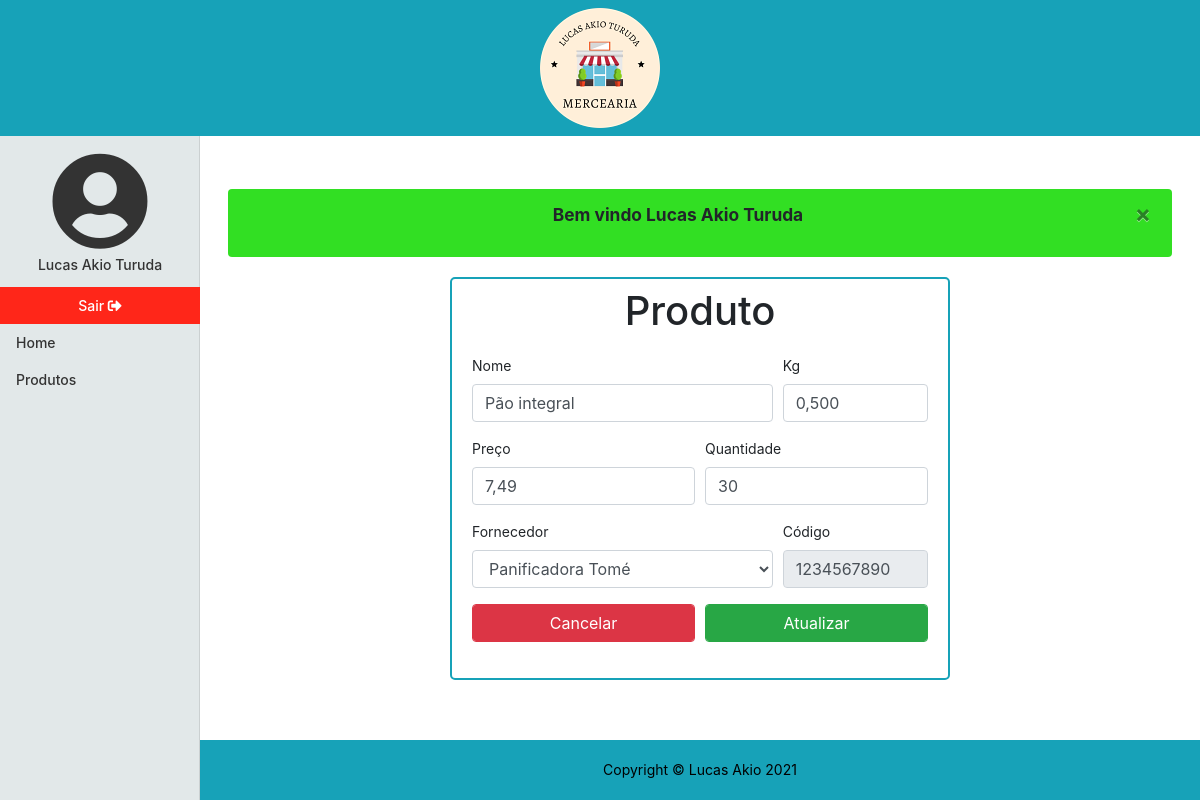
The app's page /produtos/editar/&id=1 (signed in), older data.
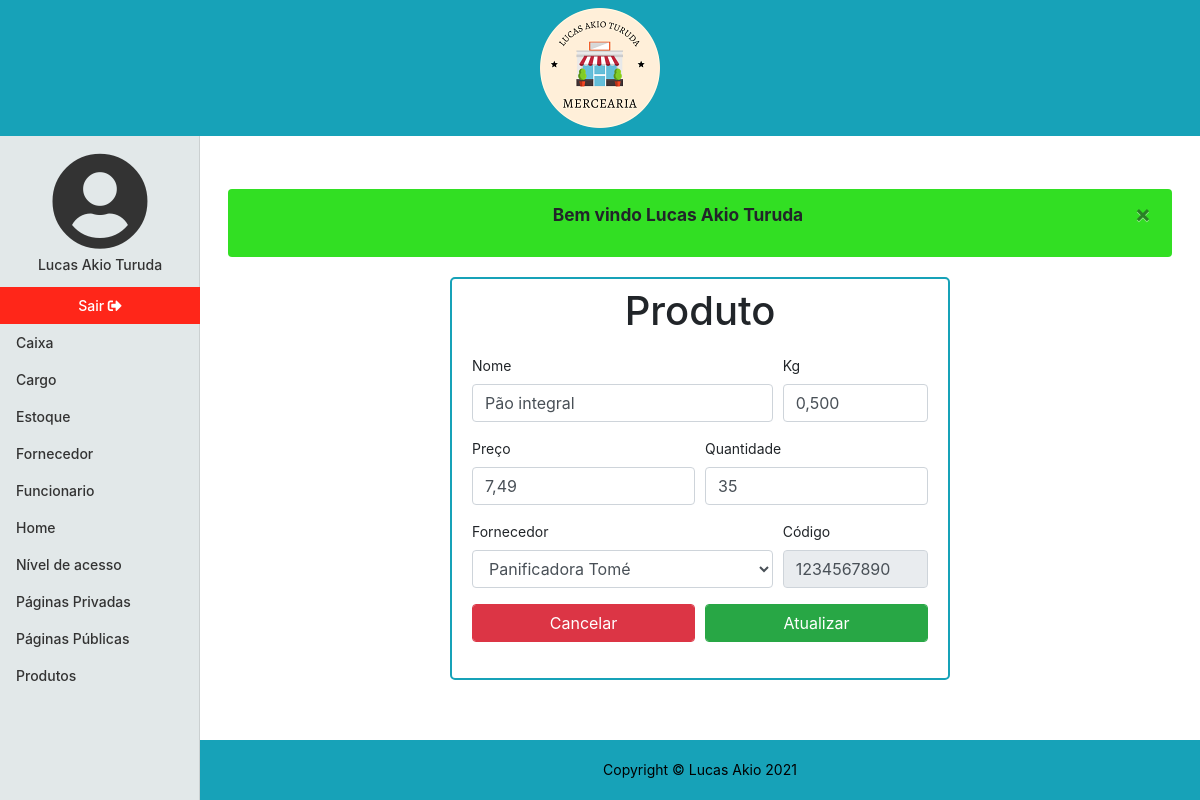
The same page, newer data.
### tables this page shows
CREATE TABLE `produto` (
  `id` int NOT NULL AUTO_INCREMENT,
  `nome` varchar(30) NOT NULL,
  `preco` double NOT NULL,
  `fornecedor_id` int NOT NULL,
  `codigo_id` int NOT NULL,
  `kilograma` double NOT NULL DEFAULT '0',
  `dt_registro` datetime NOT NULL,
  PRIMARY KEY (`id`,`fornecedor_id`,`codigo_id`),
  KEY `fk_produto_fornecedor_idx` (`fornecedor_id`),
  KEY `fk_produto_codigo_idx` (`codigo_id`),
  CONSTRAINT `fk_produto_codigo` FOREIGN KEY (`codigo_id`) REFERENCES `codigo` (`id`) ON DELETE CASCADE ON UPDATE CASCADE,
  CONSTRAINT `fk_produto_fornecedor` FOREIGN KEY (`fornecedor_id`) REFERENCES `fornecedor` (`id`)
);

CREATE TABLE `estoque` (
  `id` int NOT NULL AUTO_INCREMENT,
  `produto_id` int NOT NULL,
  `quantidade` int NOT NULL,
  PRIMARY KEY (`id`,`produto_id`),
  KEY `fk_estoque_produto_idx` (`produto_id`) /*!80000 INVISIBLE */,
  CONSTRAINT `fk_estoque_produto` FOREIGN KEY (`produto_id`) REFERENCES `produto` (`id`) ON DELETE CASCADE ON UPDATE CASCADE
);

CREATE TABLE `fornecedor` (
  `id` int NOT NULL AUTO_INCREMENT,
  `nome` varchar(50) NOT NULL,
  `cnpj` varchar(18) NOT NULL,
  `dt_registro` datetime NOT NULL,
  PRIMARY KEY (`id`),
  UNIQUE KEY `cnpj_UNIQUE` (`cnpj`)
);

CREATE TABLE `codigo` (
  `id` int NOT NULL AUTO_INCREMENT,
  `barra` varchar(43) NOT NULL DEFAULT '1234567890',
  PRIMARY KEY (`id`),
  UNIQUE KEY `barra_UNIQUE` (`barra`)
);

### core/ConfigController.php (called while the page is built, shortened)
<?php
class ConfigController
{
    private string $urlMetodo;
    public function __construct()
    {
        if(!empty(filter_input(INPUT_GET,"url",FILTER_SANITIZE_URL)))
        {
            $this->url = filter_input(INPUT_GET,"url",FILTER_SANITIZE_URL);
            $this->urlDividida = explode('/',$this->url,);
            if(isset($this->urlDividida[1]) && !empty($this->urlDividida[1]))
            {
                $this->urlMetodo = $this->urlDividida[1];
            }
            else{
                $this->urlMetodo = "index";
            }
        }
        else{
            $this->urlController = "login";
            $this->urlMetodo = "index";
        }
    }
    public function carregar()
    {
        $metodo = $this->urlMetodo;
        $pagina = new $classe();
        $pagina->$metodo();
    }
}
?>

### index.php (called while the page is built, shortened)
<?php
$url = new Core\ConfigController();
$url->carregar();
?>

### app/Model/Model.php (called while the page is built, shortened)
<?php
class Model extends Conexao
{
    protected $conn;
    private $resultado;
    function __construct()
    {
        $this->conn = parent::conectar();
    }
    final protected function projetarExpecifico($query,$parametros = array(), bool $unico = true)
    {
        $this->query = $this->conn->prepare($query);
        $this->parametros($this->query,$parametros);
        $this->query->execute();
        if($unico){
            $this->resultado = $this->query->fetch(PDO::FETCH_ASSOC);
        }
        else{
            $this->resultado = $this->query->fetchAll(PDO::FETCH_ASSOC);
        }
        return $this->resultado;
    }
    private function parametros($query,$parametros = array()): void
    {
        foreach($parametros as $parametro => $valor)
        {
            $this->valoresParam($query,$parametro,$valor);
        }
    }
    private function valoresParam($query,$parametro,$valor): void
    {
        $query->bindParam(":$parametro",$valor);
    }
}
?>

### app/Model/Conexao.php (called while the page is built, shortened)
<?php
class Conexao
{
   private $bdType = "mysql";
   private $host = "localhost";
   private $user = "root";
   private $password = "root";
   private $port = 3306;
   private $bdname = "mercearia";
   protected function conectar()
   {
       try{
            $con = new PDO($this->bdType.':host='.$this->host.';port='.$this->port.';dbname='.$this->bdname, $this->user, $this->password);
            $con->setAttribute(PDO::ATTR_ERRMODE, PDO::ERRMODE_EXCEPTION);
            return $con;
       }
       catch(PDOException $e)
       {
           $alerta = new \App\Model\Alerta();
           $msg= $alerta->alertaFalha("Não foi possivel realizar uma conexão com o site, tente novamente!");
           $_SESSION['msg'] = $msg;
            header("Location:". URL . "paginaInvalida/index");
            exit();
       }
   }
}

### app/Model/Produtos.php (called while the page is built, shortened)
<?php
    class Produtos extends Model
    {
        public function editar($id): array
        {
            $produto = parent::projetarExpecifico(
            "SELECT p.id, p.nome, p.preco, p.fornecedor_id, f.nome AS fornecedor, p.codigo_id, c.barra AS codigo, p.kilograma, e.quantidade AS quantidade, p.dt_registro
            FROM produto p
            INNER JOIN fornecedor f
            ON p.fornecedor_id = f.id
            INNER JOIN codigo c
            ON p.codigo_id = c.id
            INNER JOIN estoque e
            ON p.id = e.produto_id
            WHERE p.id = :id LIMIT 1",$id,false);
            if(!empty($produto)){
                return $produto;
            }
            exit();
        }
    }
?>

### app/View/produto/editar.php (the view, shortened to what the changed rows need)
<!DOCTYPE html>
<html lang="pt-br">
<head>
    <link rel="stylesheet" href="https://cdn.jsdelivr.net/npm/bootstrap@4.6.0/dist/css/bootstrap.min.css">
    <link href="<?php echo URL; ?>app/Assets/css/mercearia.css" rel="stylesheet">
    <link href="<?php echo URL; ?>app/Assets/fontawesome/css/all.css" rel="stylesheet">
</head>
<?php
include_once "app/View/include/header.php";
?>
<div class="container-fluid">
    <div class="row">
        <?php
        include_once "app/View/include/menulateral.php";
        ?>
        <div class="col-md-9 ml-auto col-lg-10 principal">
            <main role="main" class="m-2">
                <?php
                if (isset($_SESSION['msg'])) {
                    echo $_SESSION['msg'];
                }
                $produto = $this->dados[0];
                ?>
                <div id="form-atualizar">
                    <h1 class="text-center mt-2">Produto</h1>
                    <form action="<?php echo URL; ?>produtos/atualizar" method="POST" id='form-atualizar-produto'>
                        <div class="form-row">
                            <div class="form-group col-12 col-sm-8">
                                <label for="form_nome">Nome</label>
                                <input type="text" name="nome" class="form-control <?php echo isset($_SESSION['Erro_form']['nome']) ? 'is-invalid' : '' ?>" aria-describedby="serverNome" id="form-nome" value="<?php echo $produto['nome'] ?>">
                            </div>
                            <div class="form-group col-4 col-sm-4">
                                <label for="form_kilograma">Kg</label>
                                <input type="text" name="kilograma" id="form-kilograma" class="form-control <?php echo isset($_SESSION['Erro_form']['kilograma']) ? 'is-invalid' : '' ?>" value="<?php echo number_format($produto['kilograma'], 3, ',', '.') ?>">
                            </div>
                            <div class="form-group col-4 col-sm-6">
                                <label for="form_preco">Preço</label>
                                <input type="text" name="preco" id="form-preco" class="form-control <?php echo isset($_SESSION['Erro_form']['preco']) ? 'is-invalid' : '' ?>" aria-describedby="serverPreco" value="<?php echo number_format($produto['preco'], 2, ',', '.')?>">
                            </div>
                            <div class="form-group col-4 col-sm-6">
                                <label for="form_quantidade">Quantidade</label>
                                <input type="number" name="quantidade" id="form-quantidade" min="1" class="form-control <?php echo isset($_SESSION['Erro_form']['quantidade']) ? 'is-invalid' : '' ?>" aria-describedby="serverQuantidade" value="<?php echo $produto['quantidade'] ?>" min="0" step="1">
                            </div>
                        </div>
                        <div class="form-row">
                            <div class="form-group col-12 col-sm-8">
                                <label for="form_fornecedor">Fornecedor</label>
                                <select name="fornecedor_id" id="form-fornecedor_id" class="form-control <?php echo isset($_SESSION['Erro_form']['fornecedor_id']) ? 'is-invalid' : '' ?>" aria-describedby="serverFornecedor_id">
                                    <option value="<?php echo $produto['fornecedor_id'] ?>" id="option_padrao" selected><?php echo $produto['fornecedor'] ?></option>
                                </select>
                            </div>
                            <div class="form-group col-12 col-sm-4">
                                <label for="form-codigo">Código</label>
                                <input type="text" name="codigo" value="<?php echo $produto['codigo'] ?>" id="form-codigo" class="form-control" disabled>
                            </div>
                        </div>
                        <div class="form-row">
                            <div class="form-group col-6">
                                <a href="<?php echo URL ?>produtos/index" class="form-control btn btn-danger">Cancelar</a>
                            </div>
                            <div class="form-group col-6">
                                <input type="submit" value="Atualizar" name="btn_atualizar" class="form-control btn btn-success">
                            </div>
                        </div>
                    </form>
                </div>
            </main>
            <?php
            include_once "app/View/include/footer.php";
            ?>
            </body>
</html

### app/View/include/menulateral.php (shortened to what the changed rows need)
<nav id="menuLateral" class="col-md-3 col-lg-2 d-md-block sidebar collapse">
  <div class="sidebar-sticky">
    <ul class="nav flex-column">
<?php
if (isset($_SESSION['usuario_paginas']))
{
?>
      <li class="nav-item active">
        <a class="nav-link text-center" href="<?php echo URL;?>perfil">
          <i class="fas fa-user-circle fa-7x"></i>
          <p class="my-1"><?php echo $_SESSION['usuario_nome'];?></p>
        </a>
      </li>
      <li class="nav-item">
        <a class="nav-link text-center" href="<?php echo URL; ?>sair" id="link-sair">
          Sair <i class="fas fa-sign-out-alt"></i>
        </a>
      </li>
<?php
  foreach ($_SESSION['usuario_paginas'] as $key => $pagina)
  {
    if($pagina != "Perfil")
    {
?>
      <li class="nav-item">
        <a class="nav-link" href="<?php
        switch ($pagina) {
          case 'Pagina_privada':
            echo URL . 'pagina_privada';
            ?>">
            <?php
            echo 'Páginas Privadas';
            break;
          case 'Pagina_publica':
            echo URL . 'pagina_publica';
            ?>">
            <?php
            echo 'Páginas Públicas';
            break;
            ?>">
            <?php
          case 'Nivel':
            echo URL . 'nivel';
            ?>">
            <?php
            echo 'Nível de acesso';
            break;
          default:
            echo URL. strtolower($pagina); ?>">
            <?php echo $pagina;
            break;
        }?>
        </a>
      </li>
<?php
    }
  }
}
?>
    </ul>
  </div>
</nav>

Row changes from the older to the newer data that the page shows:
changed through a linked row, produto "Pão integral": quantidade "30" → "35"
Text that changed along with them:
new list line: "Caixa"
new list line: "Cargo"
new list line: "Estoque"
new list line: "Fornecedor"
new list line: "Funcionario"
new list line: "Nível de acesso"
new list line: "Páginas Privadas"
new list line: "Páginas Públicas"
